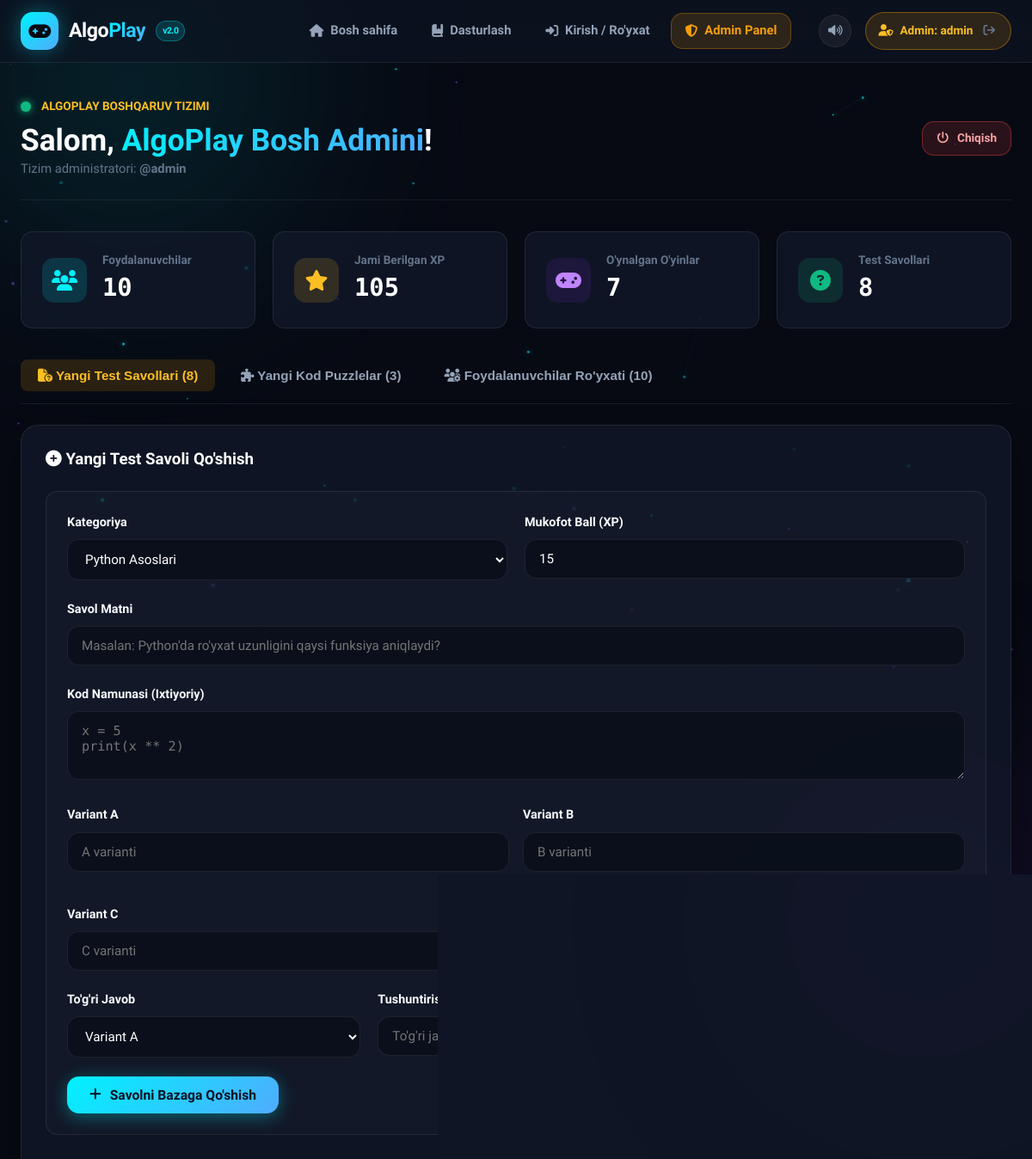
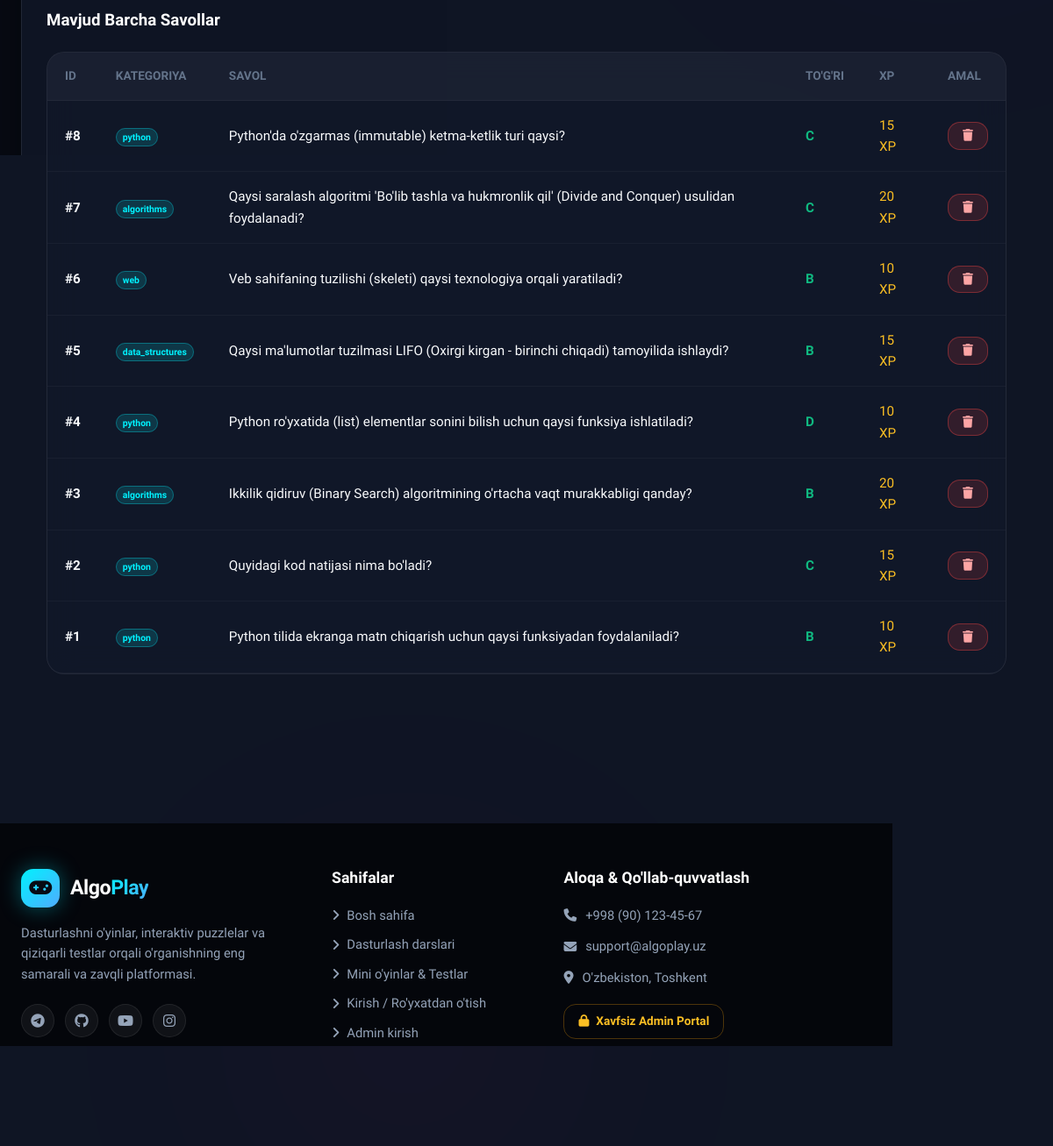
Screenshot of /admin (signed in) with the database file from the repository (2 pictures, top to bottom).
### tables this page shows
CREATE TABLE questions (
        id INTEGER PRIMARY KEY AUTOINCREMENT,
        category TEXT NOT NULL,
        question TEXT NOT NULL,
        code_snippet TEXT,
        option_a TEXT NOT NULL,
        option_b TEXT NOT NULL,
        option_c TEXT NOT NULL,
        option_d TEXT NOT NULL,
        correct_option TEXT NOT NULL,
        explanation TEXT,
        points INTEGER DEFAULT 10
    );

### app.py (the view)
@app.route("/admin")
@admin_required
def admin_dashboard():
    stats = db.get_admin_stats()
    users = db.get_all_users()
    questions = db.get_all_questions()
    puzzles = db.get_all_puzzles()
    bugs = db.get_all_bugs()
    return render_template("admin.html",
                           active_page="admin",
                           stats=stats,
                           users=users,
                           questions=questions,
                           puzzles=puzzles,
                           bugs=bugs)

### app.py (called while the page is built, shortened)
def admin_required(f):
    @wraps(f)
    def decorated_function(*args, **kwargs):
        if "admin_id" not in session:
            if request.path.startswith("/api/"):
                return jsonify({"success": False, "message": "Ruxsat etilmagan! Faqat admin uchun."}), 403
            flash("Admin panelga kirish uchun avval tizimga kiring!", "danger")
            return redirect(url_for("admin_login_page"))
        return f(*args, **kwargs)
    return decorated_function

@app.context_processor
def inject_user():
    current_user = None
    current_admin = None
    if "admin_id" in session:
        current_admin = {
            "id": session.get("admin_id"),
            "username": session.get("admin_username"),
            "full_name": session.get("admin_name")
        }
    return dict(current_user=current_user, current_admin=current_admin)

### database.py (called while the page is built, shortened)
def get_writable_db_path():
    is_serverless = bool(
        os.environ.get("VERCEL") or
        os.environ.get("AWS_LAMBDA_FUNCTION_NAME") or
        os.environ.get("NOW_REGION") or
        not os.access(os.path.dirname(SOURCE_DB) or ".", os.W_OK)
    )
    return SOURCE_DB

def get_db():
    db_path = get_writable_db_path()
    try:
        conn = sqlite3.connect(db_path, timeout=15)
    except Exception:
        tmp_db = os.path.join("/tmp" if os.path.exists("/tmp") else os.environ.get("TEMP", "."), "algoplay.db")
        if not os.path.exists(tmp_db) and os.path.exists(SOURCE_DB):
            try:
                shutil.copyfile(SOURCE_DB, tmp_db)
            except Exception:
                pass
        conn = sqlite3.connect(tmp_db, timeout=15)
    conn.row_factory = sqlite3.Row
    return conn

def get_all_users():
    conn = get_db()
    cursor = conn.cursor()
    cursor.execute("""
        SELECT u.id, u.username, u.phone, u.xp, u.level, u.created_at,
               COUNT(g.id) as games_played,
               COALESCE(MAX(g.played_at), 'Hali o''ynamagan') as last_played
        FROM users u
        LEFT JOIN game_scores g ON u.id = g.user_id
        GROUP BY u.id
        ORDER BY u.id DESC
    """)
    rows = [dict(r) for r in cursor.fetchall()]
    conn.close()
    return rows

def get_all_questions():
    conn = get_db()
    cursor = conn.cursor()
    cursor.execute("SELECT * FROM questions ORDER BY id DESC")
    rows = [dict(r) for r in cursor.fetchall()]
    conn.close()
    return rows

### templates/admin.html (shortened to what this page needs)
{% extends "base.html" %}
{% block content %}
<div class="admin-container">
    <div class="admin-topbar">
        <div>
            <div style="display: flex; align-items: center; gap: 12px;">
                <span style="width: 12px; height: 12px; border-radius: 50%; background: #10b981; box-shadow: 0 0 10px #10b981;"></span>
                <span style="color: #fbbf24; font-weight: 700; text-transform: uppercase; font-size: 0.85rem;">AlgoPlay Boshqaruv Tizimi</span>
            </div>
            <h1 style="font-size: 2.2rem; margin-top: 6px;">
                Salom, <span class="gradient-text">{{ current_admin.full_name }}</span>!
            </h1>
            <p style="color: var(--text-muted); font-size: 0.92rem;">
                Tizim administratori: <strong>@{{ current_admin.username }}</strong>
            </p>
        </div>
        <div style="display: flex; gap: 12px;">
            <a href="{{ url_for('admin_logout') }}" class="btn btn-danger btn-sm">
                <i class="fa-solid fa-power-off"></i> Chiqish
            </a>
        </div>
    </div>
    <div class="admin-stats-grid">
        <div class="admin-stat-card">
            <div class="admin-stat-icon" style="background: rgba(0, 242, 254, 0.15); color: var(--cyan);">
                <i class="fa-solid fa-users"></i>
            </div>
            <div class="admin-stat-info">
                <h4>Foydalanuvchilar</h4>
                <div class="num">{{ stats.total_users }}</div>
            </div>
        </div>
        <div class="admin-stat-card">
            <div class="admin-stat-icon" style="background: rgba(251, 191, 36, 0.15); color: var(--amber);">
                <i class="fa-solid fa-star"></i>
            </div>
            <div class="admin-stat-info">
                <h4>Jami Berilgan XP</h4>
                <div class="num">{{ stats.total_xp }}</div>
            </div>
        </div>
        <div class="admin-stat-card">
            <div class="admin-stat-icon" style="background: rgba(121, 40, 202, 0.15); color: #c084fc;">
                <i class="fa-solid fa-gamepad"></i>
            </div>
            <div class="admin-stat-info">
                <h4>O'ynalgan O'yinlar</h4>
                <div class="num">{{ stats.total_games }}</div>
            </div>
        </div>
        <div class="admin-stat-card">
            <div class="admin-stat-icon" style="background: rgba(16, 185, 129, 0.15); color: var(--green);">
                <i class="fa-solid fa-circle-question"></i>
            </div>
            <div class="admin-stat-info">
                <h4>Test Savollari</h4>
                <div class="num">{{ stats.total_questions }}</div>
            </div>
        </div>
    </div>
    <div class="admin-tabs">
        <button class="admin-tab-btn active" id="tabQuestionsBtn" onclick="switchAdminTab('questions')">
            <i class="fa-solid fa-file-circle-question"></i> Yangi Test Savollari ({{ questions|length }})
        </button>
        <button class="admin-tab-btn" id="tabPuzzlesBtn" onclick="switchAdminTab('puzzles')">
            <i class="fa-solid fa-puzzle-piece"></i> Yangi Kod Puzzlelar ({{ puzzles|length }})
        </button>
        <button class="admin-tab-btn" id="tabUsersBtn" onclick="switchAdminTab('users')">
            <i class="fa-solid fa-users-gear"></i> Foydalanuvchilar Ro'yxati ({{ users|length }})
        </button>
    </div>
    <div id="adminSectionQuestions" class="admin-section-card">
        <div class="admin-card-header">
            <h3><i class="fa-solid fa-plus-circle"></i> Yangi Test Savoli Qo'shish</h3>
        </div>
        <form onsubmit="handleCreateQuestion(event)" style="margin-bottom: 40px; background: rgba(255,255,255,0.02); padding: 24px; border-radius: var(--radius-md); border: 1px solid var(--border-glass);">
            <div style="display: grid; grid-template-columns: 1fr 1fr; gap: 20px;">
                <div class="form-group">
                    <label class="form-label">Kategoriya</label>
                    <select id="newQCategory" class="form-input" style="padding-left: 16px;">
                        <option value="python">Python Asoslari</option>
                    </select>
                </div>
                <div class="form-group">
                    <label class="form-label">Mukofot Ball (XP)</label>
                    <input type="number" id="newQPoints" class="form-input" style="padding-left: 16px;" value="15" min="5" max="50">
                </div>
            </div>
            <div class="form-group">
                <label class="form-label">Savol Matni</label>
                <input type="text" id="newQText" class="form-input" style="padding-left: 16px;" placeholder="Masalan: Python'da ro'yxat uzunligini qaysi funksiya aniqlaydi?" required>
            </div>
            <div class="form-group">
                <label class="form-label">Kod Namunasi (Ixtiyoriy)</label>
                <textarea id="newQCode" class="form-input" style="padding-left: 16px; min-height: 80px; font-family: var(--font-code);" placeholder="x = 5&#10;print(x ** 2)"></textarea>
            </div>
            <div style="display: grid; grid-template-columns: 1fr 1fr; gap: 16px;">
                <div class="form-group">
                    <label class="form-label">Variant A</label>
                    <input type="text" id="newQOptA" class="form-input" style="padding-left: 16px;" required placeholder="A varianti">
                </div>
                <div class="form-group">
                    <label class="form-label">Variant B</label>
                    <input type="text" id="newQOptB" class="form-input" style="padding-left: 16px;" required placeholder="B varianti">
                </div>
                <div class="form-group">
                    <label class="form-label">Variant C</label>
                    <input type="text" id="newQOptC" class="form-input" style="padding-left: 16px;" required placeholder="C varianti">
                </div>
                <div class="form-group">
                    <label class="form-label">Variant D</label>
                    <input type="text" id="newQOptD" class="form-input" style="padding-left: 16px;" required placeholder="D varianti">
                </div>
            </div>
            <div style="display: grid; grid-template-columns: 1fr 2fr; gap: 20px;">
                <div class="form-group">
                    <label class="form-label">To'g'ri Javob</label>
                    <select id="newQCorrect" class="form-input" style="padding-left: 16px;">
                        <option value="A">Variant A</option>
                    </select>
                </div>
                <div class="form-group">
                    <label class="form-label">Tushuntirish Matni</label>
                    <input type="text" id="newQExpl" class="form-input" style="padding-left: 16px;" placeholder="To'g'ri javob sababi (foydalanuvchiga ko'rsatiladi)">
                </div>
            </div>
            <button type="submit" class="btn btn-glow-primary">
                <i class="fa-solid fa-plus"></i> Savolni Bazaga Qo'shish
            </button>
        </form>
        <div class="admin-card-header">
            <h3>Mavjud Barcha Savollar</h3>
        </div>
        <div class="leaderboard-table-container">
            <table class="table-custom">
                <thead>
                    <tr>
                        <th>ID</th>
                        <th>Kategoriya</th>
                        <th>Savol</th>
                        <th>To'g'ri</th>
                        <th>XP</th>
                        <th>Amal</th>
                    </tr>
                </thead>
                <tbody>
                    {% for q in questions %}
                    <tr id="qRow{{ q.id }}">
                        <td><strong>#{{ q.id }}</strong></td>
                        <td><span class="badge-beta">{{ q.category }}</span></td>
                        <td>{{ q.question }}</td>
                        <td><strong style="color: var(--green);">{{ q.correct_option }}</strong></td>
                        <td><span style="color: var(--amber);">{{ q.points }} XP</span></td>
                        <td>
                            <button class="btn btn-danger btn-sm" onclick="deleteQuestion({{ q.id }})">
                                <i class="fa-solid fa-trash"></i>
                            </button>
                        </td>
                    </tr>
                    {% endfor %}
                </tbody>
            </table>
        </div>
    </div>
</div>
{% endblock %}

### rows the page displays
questions: id "8", category "python", question "Python'da o'zgarmas (immutable) ketma-ketlik turi qaysi?", correct_option "C", points "15"
questions: id "7", category "algorithms", question "Qaysi saralash algoritmi 'Bo'lib tashla va hukmronlik qil' (Divide and Conquer) usulidan foydalanadi?", correct_option "C", points "20"
questions: id "6", category "web", question "Veb sahifaning tuzilishi (skeleti) qaysi texnologiya orqali yaratiladi?", correct_option "B", points "10"
questions: id "5", category "data_structures", question "Qaysi ma'lumotlar tuzilmasi LIFO (Oxirgi kirgan - birinchi chiqadi) tamoyilida ishlaydi?", correct_option "B", points "15"
questions: id "4", category "python", question "Python ro'yxatida (list) elementlar sonini bilish uchun qaysi funksiya ishlatiladi?", correct_option "D", points "10"
questions: id "3", category "algorithms", question "Ikkilik qidiruv (Binary Search) algoritmining o'rtacha vaqt murakkabligi qanday?", correct_option "B", points "20"
questions: id "2", category "python", question "Quyidagi kod natijasi nima bo'ladi?", correct_option "C", points "15"
questions: id "1", category "python", question "Python tilida ekranga matn chiqarish uchun qaysi funksiyadan foydalaniladi?", correct_option "B", points "10"

### other values shown
{{ current_admin.username }} "admin"
{{ current_admin.full_name }} "AlgoPlay Bosh Admini"
{{ stats.total_users }} "10"
{{ stats.total_xp }} "105"
{{ stats.total_games }} "7"
{{ stats.total_questions }} "8"
{{ questions|length }} "8"
{{ puzzles|length }} "3"
{{ users|length }} "10"
